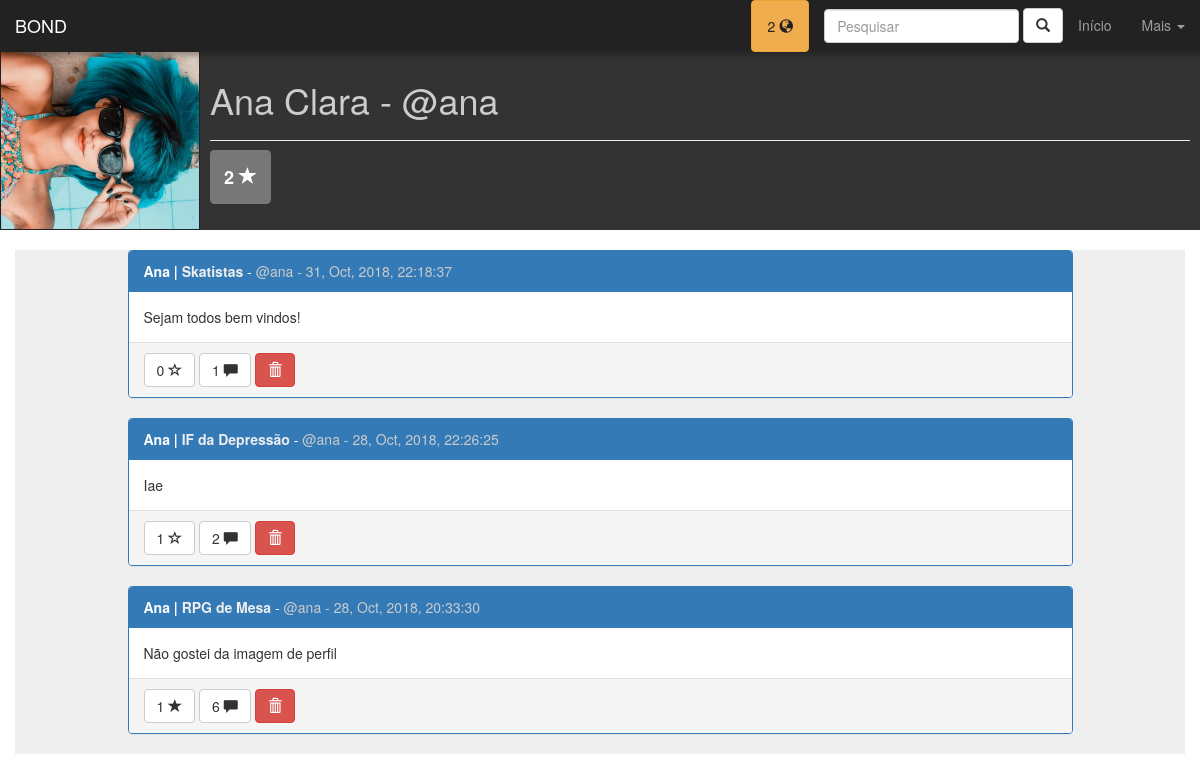
The page /see_profile.php?p=3 (signed in) on the database its author committed.
### tables this page shows
CREATE TABLE IF NOT EXISTS `users` (
  `id_user` int(11) NOT NULL AUTO_INCREMENT,
  `username` varchar(20) NOT NULL,
  `first_name` varchar(60) NOT NULL,
  `last_name` varchar(80) NOT NULL,
  `birthday` date NOT NULL,
  `profile_pic` varchar(200) DEFAULT 'assets/img/default-user-icon.png',
  `passwd` varchar(32) NOT NULL,
  `r_date` datetime NOT NULL DEFAULT CURRENT_TIMESTAMP,
  `gender` enum('M','F','O') DEFAULT NULL,
  `stars` int(11) DEFAULT '0',
  PRIMARY KEY (`id_user`)
);

CREATE TABLE IF NOT EXISTS `posts` (
  `id_post` int(11) NOT NULL AUTO_INCREMENT,
  `user` int(11) NOT NULL,
  `community` int(11) NOT NULL,
  `post_text` text NOT NULL,
  `post_pic` varchar(200) DEFAULT NULL,
  `r_date` datetime DEFAULT CURRENT_TIMESTAMP,
  `likes` int(11) DEFAULT '0',
  PRIMARY KEY (`id_post`)
);

CREATE TABLE IF NOT EXISTS `communities` (
  `id_community` int(11) NOT NULL AUTO_INCREMENT,
  `community_name` varchar(100) NOT NULL,
  `r_date` datetime DEFAULT CURRENT_TIMESTAMP,
  `profile_pic` varchar(200) DEFAULT 'assets/img/default-community-icon.png',
  `community_description` varchar(500) DEFAULT NULL,
  `members` int(11) DEFAULT '0',
  PRIMARY KEY (`id_community`)
);

### inc/functions/connection.php (called while the page is built)
<?php
function connect(){
    $host = "localhost";
    $user = "root";
    $passwd = "root";
    $db = "bond";
    $conn = mysqli_connect($host, $user, $passwd, $db);
    mysqli_set_charset($conn, "UTF-8");
    return $conn;
}
?>

### see_profile.php (the view, shortened to what this page needs)
<?php
include "inc/functions/connection.php";
$id_user = $_GET["p"];
$id_user2 = $_SESSION["id_user"];
$conn = connect();
$sql = "SELECT * FROM users WHERE id_user = $id_user";
$query = mysqli_query($conn, $sql);
$user = mysqli_fetch_assoc($query);
$conn = connect();
$sql = "SELECT COUNT(*) as qnt FROM notifications WHERE user = $id_user2 AND seen = 'n'";
if($q = mysqli_query($conn, $sql)){
  $notifications = mysqli_fetch_assoc($q)["qnt"];
}else{
  $notifications = 0;
}
?>
<!DOCTYPE html>
<html lang="PT-BR">
  <head>
    <link href="css/bootstrap.min.css" rel="stylesheet">
    <link rel="stylesheet" href="css/pattern.css">
  </head>
<body>
<nav class="navbar navbar-inverse navbar-fixed-top" id="navbar-menu">
  <div class="container-fluid">
    <div class="navbar-header">
      <a class="navbar-brand" href="#">BOND</a>
    </div>
    <div class="collapse navbar-collapse" id="bs-example-navbar-collapse-1">
      <ul class="nav navbar-nav navbar-right">
      <li>
      <?php
        if($notifications>0){
          echo '<a href="notifications.php" class="btn btn-warning" id="dark-text-nav">'.$notifications
          .' <span class="glyphicon glyphicon-globe"></span></a>';
        }else{
          echo '<a href="notifications.php" class="btn btn-default"><span class="glyphicon glyphicon-globe"></span></a>';
        }
        ?></li><li>
    <form class="navbar-form navbar-right" onsubmit="return false">
      <div class="form-group">
        <input type="text" id="nav-search-input" class="form-control" placeholder="Pesquisar" value="<?php if(isset($_GET["q"])){echo $_GET["q"];} ?>">
      </div>
      <a id="nav-search-submit" class="btn btn-default"><label class="glyphicon glyphicon-search"></label></a>
    </form>
      </li>
        <li><a href="home.php">Início</a></li>
        <li class="dropdown">
          <a href="#" class="dropdown-toggle" data-toggle="dropdown"
          role="button" aria-haspopup="true" aria-expanded="false">Mais <span class="caret"></span></a>
        </li>
      </ul>
    </div>
  </div>
</nav>
<div class="container-fluid">
<div class="row" style="padding-top:50px;background:rgba(0, 0, 0, 0.8)">
    <div id="picture-container" class="col-sm-4 col-md-3 col-lg-2" style="background-image:url('<?php
     echo $user["profile_pic"]
      ?>')">
    </div>
    <div class="col-sm-8 col-md-9 col-lg-10 jumbogotron" id="backcontainer">
          <h1 class="text-left"><?php echo $user["first_name"].' '.$user["last_name"].' - @'.$user["username"]?></h1>
          <hr>
          <h3>
              <label title='Stars' class='label label-default' style="padding:14px">
              <?php echo $user["stars"] ?>
              <label class='glyphicon glyphicon-star'></label></label>
          </h3>
    </div>
</div>
</div>
<br>
<div class="container">
<div class="row panel-gray">
    <div class="col-lg-10 col-lg-offset-1">
        <?php
        $conn = connect();
        $sql = "SELECT *, date_format(posts.r_date, '%d, %b, %Y, %T') as data_f FROM posts
        JOIN communities ON posts.community = communities.id_community WHERE user = '$id_user'";
        if($query = mysqli_query($conn, $sql)){
            $posts = array();
            while($row = mysqli_fetch_assoc($query)){
                $posts[] = $row;
            }
            usort($posts, "organizer");
            foreach($posts as $post){
                $text = $post["post_text"];
                $likes = $post["likes"];
                $id_post = $post["id_post"];
                $id_community = $post["community"];
                $sql = "SELECT count(*) as comments FROM comments WHERE post = $id_post";
                if($q = mysqli_query($conn, $sql)){
                  $comments_qnt = mysqli_fetch_assoc($q)["comments"];
                }else{
                  $comments_qnt = '';
                }
                echo "<div class='panel panel-primary'>
                <div class='panel-heading'><strong>".$user["first_name"]." |
                <a href='see_community.php?c=$id_community' class='gray-text-link'>".$post["community_name"]
                ."</a></strong> - <span class='gray-text'>@".$user["username"]." - ";
                echo $post["data_f"]."</span></div>
                <div class='panel-body'>
                 $text
                </div>
                <div class='panel-footer'> ";
                $sql = "SELECT * FROM likes WHERE post = $id_post AND user = $id_user2";
                if(isset(mysqli_fetch_assoc(mysqli_query($conn, $sql))["post"])){
                 echo "<a href='like_post.php?p=$id_post&m=unlike&u=$id_user2&l=see_profile.php?p=$id_user'
                 title='Gostei' class='btn btn-default' id='like-btn'>$likes <span class='glyphicon glyphicon-star'>
                 </span></a>";
                }else{
                  echo "<a href='like_post.php?p=$id_post&m=like&u=$id_user2&l=see_profile.php?p=$id_user'
                   title='Não gostei' class='btn btn-default' id='like-btn'>$likes <span class='glyphicon glyphicon-star-empty'>
                   </span></a>";
                }
                echo " <a href='see_post.php?p=$id_post'
                title='Comentar' class='btn btn-default' id='like-btn'>".$comments_qnt." <span class='glyphicon glyphicon-comment'>
                </span></a>";
                echo " <a href='del_post.php?p=$id_post&u=$id_user&l=see_profile.php?p=$id_user'
                title='Apagar' class='btn btn-danger' id='like-btn'><span class='glyphicon glyphicon-trash'>
                </span></a>";
                echo "</div>
              </div>";
            }
        }
        ?>
    </div>
</div>
</div>
</body>
</html>

### css/pattern.css (style rules this page uses)
.panel-gray { background: rgba(100, 100, 100, 0.1); }
.gray-text { color: #ccc; }
.gray-text-link { color: #eee; }
#navbar-menu { border-bottom: none; box-shadow: 4px 4px 5px rgba(10,10,10,0.3); color: #bbb; }
#picture-container { min-height: 180px; min-width: 180px; background-size: cover; background-position: center; border: #222 1px solid; }
#backcontainer { padding:10px; color: #ccc; }
#dark-text-nav { color: #222; }

### rows shown on the page
users: profile_pic (picture), first_name "Ana", last_name "Clara", username "ana", stars "2"
posts: communities.community_name "Skatistas", data_f "31, Oct, 2018, 22:18:37", post_text "Sejam todos bem vindos!", likes "0", comments_qnt "1"
posts: communities.community_name "IF da Depressão", data_f "28, Oct, 2018, 22:26:25", post_text "Iae", likes "1", comments_qnt "2"
posts: communities.community_name "RPG de Mesa", data_f "28, Oct, 2018, 20:33:30", post_text "Não gostei da imagem de perfil", likes "1", comments_qnt "6"

### other values the page prints
$notifications "2"
